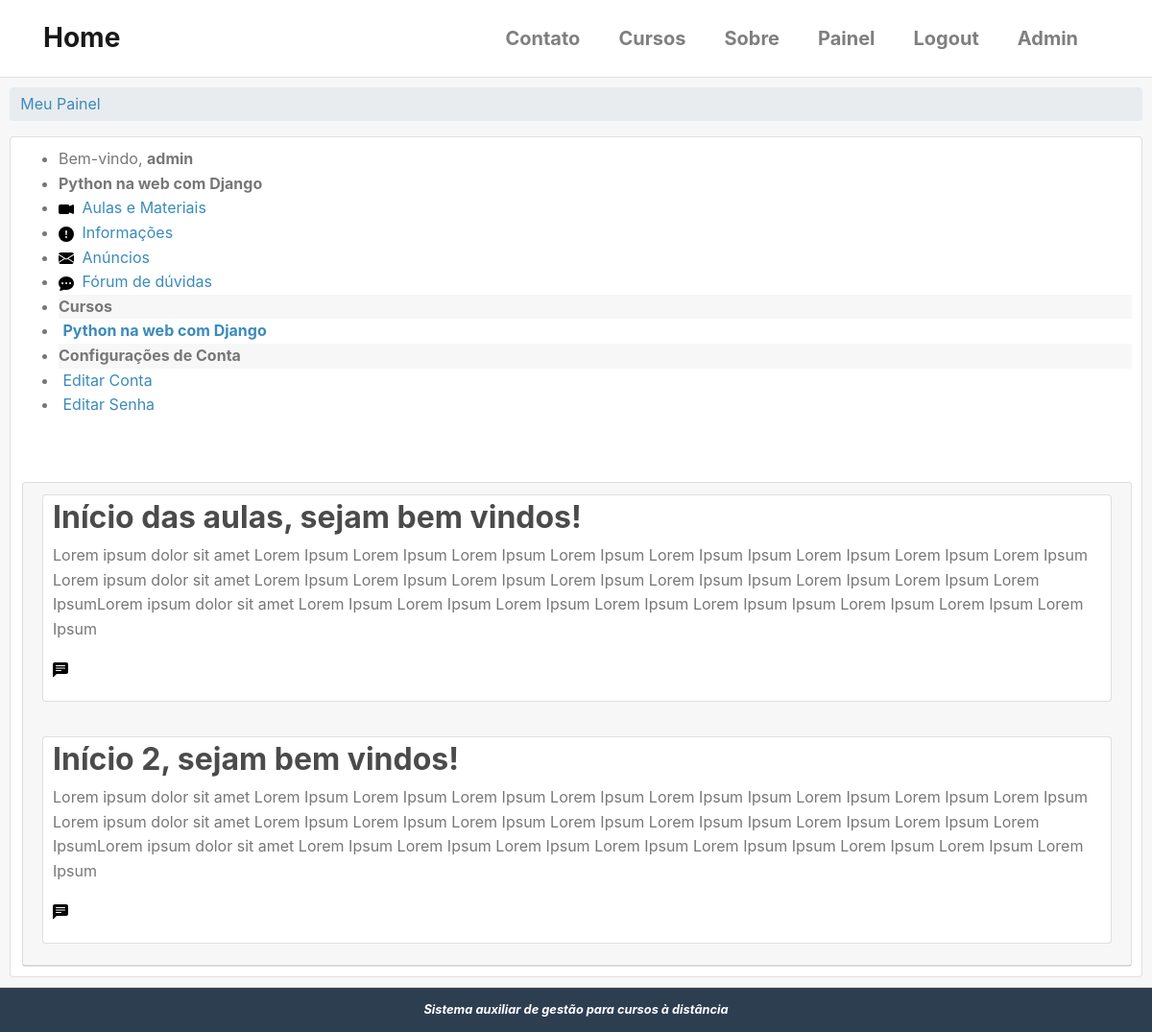
The page /cursos/python-na-web-com-django/anuncios/ (signed in) on the database as committed earlier.
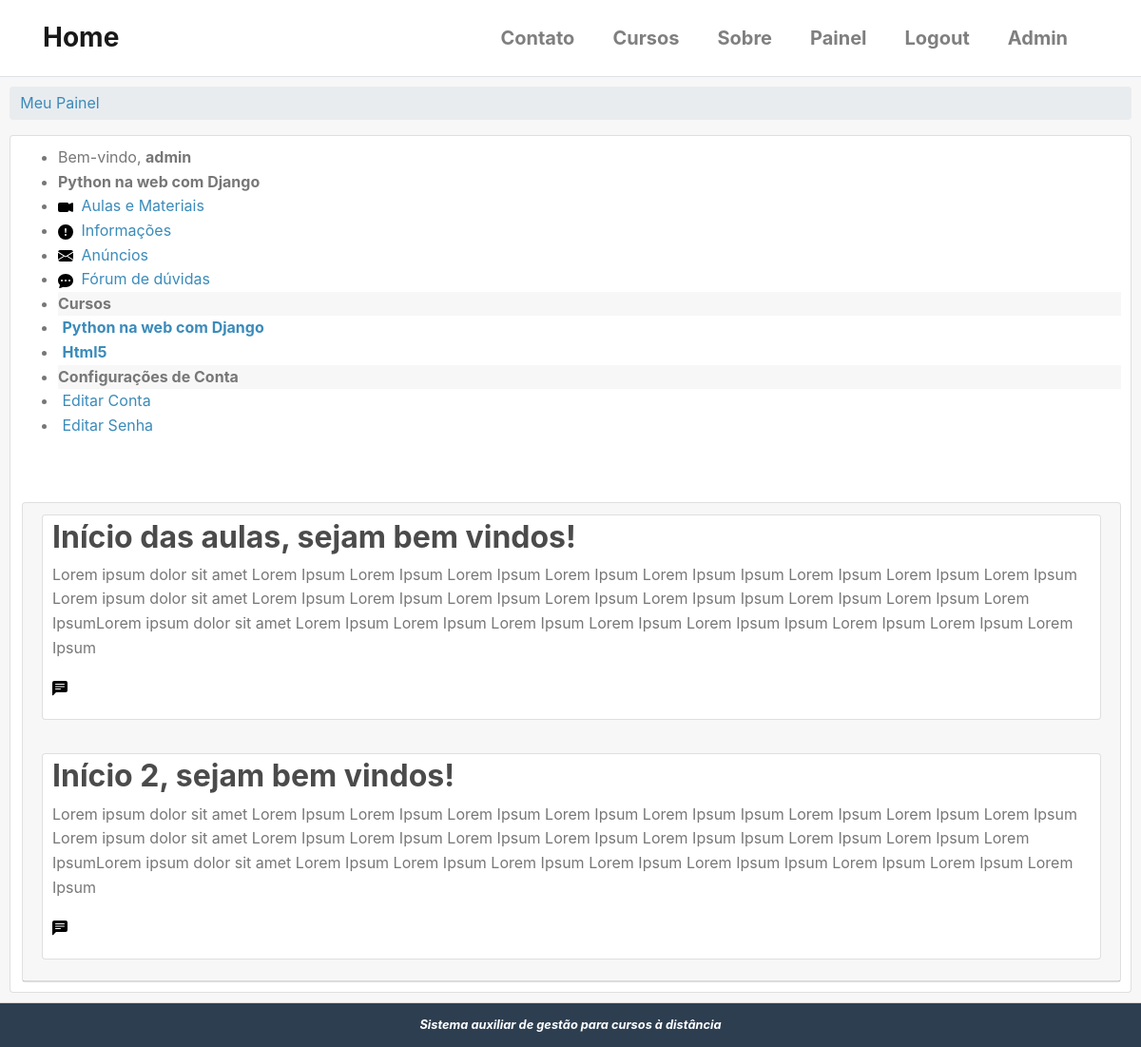
The same page on the database as committed later.
### cursos/models.py (models this page shows, shortened)
class Enrollment(models.Model):
    STATUS_CHOICES = (
        (0, 'Pendente'),
        (1, 'Aprovado'),
        (2, 'Cancelado'),
        (3, 'Recusado'),
    )
    usuario = models.ForeignKey(
        settings.AUTH_USER_MODEL, verbose_name='Usuário',
        related_name='enrollments', on_delete=models.DO_NOTHING
    )
    curso = models.ForeignKey(
        Cursos, verbose_name='Curso',
        related_name='enrollments', on_delete=models.DO_NOTHING
    )
    status = models.ImageField('Situação',
        choices=STATUS_CHOICES, default=0, blank=True
    )
    created_at = models.DateTimeField('Criado em', auto_now_add = True)
    updated_at = models.DateTimeField('Atualizado em ', auto_now_add = True)
    class Meta:
        verbose_name = 'Inscrição'
        verbose_name_plural = 'Inscrições'
        """
        unique_together/unicidade - combina a unicidade entre cursos e usuário,
        ou seja, cada usuário se increve apenas uma vez para cada curso.
        """
        unique_together = (('usuario', 'curso'),)

class Cursos(models.Model):
    nome = models.CharField('Nome', max_length = 100)
    slug = models.SlugField('Atalho')
    descricao = models.TextField('Descrição Simples', blank = True)
    sobre = models.TextField('Sobre o Curso', blank = True)
    start_date = models.DateField(
        'Data de início', null = True, blank = True,
        )
    imagem = models.ImageField(
        upload_to = 'cursos/imagens', verbose_name = 'Imagem',
        null = True, blank = True
        )
    created_at = models.DateTimeField('Criado em', auto_now_add = True)
    updated_at = models.DateTimeField('Atualizado em ', auto_now_add = True)
    objects = CursosManager()
    def __str__(self):
        return self.nome
    class Meta:
        verbose_name = 'Curso'
        verbose_name_plural = 'Cursos'
        ordering = ['nome'] # ['-name'] ordem decrescente

### cursos/views.py (the view, shortened to what this page needs)
# urls.py: path('<slug:slug>/anuncios/', views.anuncios, name = 'anuncios'),
@login_required
def anuncios(request, slug):
    curso = get_object_or_404(Cursos, slug=slug)
    template_name = 'cursos/anuncios.html'
    context = {
        'curso': curso
    }
    return render(request, template_name, context)

### accounts/models.py (called while the page is built)
    def __str__(self):
        return self.name or self.username

### cursos/templatetags/cursos_tags.py (called while the page is built)
@register.simple_tag
def listar_meus_cursos(user):
    return Enrollment.objects.filter(usuario=user)

### cursos/templates/cursos/anuncios.html
{% extends "accounts/dashboard.html" %}
{% load static %}
{% block menu_options %}
<li class="pure-menu-heading">
    <strong>{{ curso }}</strong>
    <li>
        <a href="#">
            <img src="{% static 'icons/camera-video-fill.svg' %}" alt="" style="margin-right: 4px;">
            Aulas e Materiais
        </a>
    </li>
    <li>
        <a href="#">
            <img src="{% static 'icons/exclamation-circle-fill.svg' %}" alt="" style="margin-right: 4px;">
            Informações
        </a>
    </li>
    <li>
        <a href="#">
            <img src="{% static 'icons/envelope-fill.svg' %}" alt="" style="margin-right: 4px;">
            Anúncios
        </a>
    </li>
    <li>
        <a href="#">
            <img src="{% static 'icons/chat-dots-fill.svg' %}" alt="" style="margin-right: 4px;">
            Fórum de dúvidas
        </a>
    </li>
</li>
{{ block.super }}
{% endblock menu_options %}
{% block dashboard_content %}
<div class="container" style="padding: 0px;">
    <div class="card" style="padding: 4px 4px 4px 10px; margin-bottom: 10px;">
        <h2>Início das aulas, sejam bem vindos!</h2>
        <p>Lorem ipsum dolor sit amet Lorem Ipsum Lorem Ipsum Lorem Ipsum Lorem Ipsum Lorem Ipsum Ipsum Lorem Ipsum Lorem Ipsum Lorem Ipsum Lorem ipsum dolor sit amet Lorem Ipsum Lorem Ipsum Lorem Ipsum Lorem Ipsum Lorem Ipsum Ipsum Lorem Ipsum Lorem Ipsum Lorem IpsumLorem ipsum dolor sit amet Lorem Ipsum Lorem Ipsum Lorem Ipsum Lorem Ipsum Lorem Ipsum Ipsum Lorem Ipsum Lorem Ipsum Lorem Ipsum
        </p>
        <p><a href="#coments"></a>
            <img src="{% static 'icons/chat-left-text-fill.svg' %}">
        </p>
    </div><br>
    <div class="card" style="padding: 4px 4px 4px 10px; margin-bottom: 10px;">
        <h2>Início 2, sejam bem vindos!</h2>
        <p>Lorem ipsum dolor sit amet Lorem Ipsum Lorem Ipsum Lorem Ipsum Lorem Ipsum Lorem Ipsum Ipsum Lorem Ipsum Lorem Ipsum Lorem Ipsum Lorem ipsum dolor sit amet Lorem Ipsum Lorem Ipsum Lorem Ipsum Lorem Ipsum Lorem Ipsum Ipsum Lorem Ipsum Lorem Ipsum Lorem IpsumLorem ipsum dolor sit amet Lorem Ipsum Lorem Ipsum Lorem Ipsum Lorem Ipsum Lorem Ipsum Ipsum Lorem Ipsum Lorem Ipsum Lorem Ipsum
        </p>
        <p><a href="#coments"></a>
            <img src="{% static 'icons/chat-left-text-fill.svg' %}">
        </p>
    </div>
</div>
{% endblock dashboard_content %}

### templates/accounts/dashboard.html (shortened to what this page needs)
{% extends "base.html" %}
{% load static %}
{% load cursos_tags %}
{% block content %}
{% listar_meus_cursos user as enrollments %}
<div class="card-header" style='padding: 10px;'>
    <div class="">
        <ul class="breadcrumb pure-menu-heading">
            {% block breadcrumb %}
            <li><a class="" href="{% url 'accounts:painel' %}">Meu Painel</a></li>
            {% endblock %}
        </ul>
    </div>
    <div class="card" style='margin: auto;padding: 10px;'>
        <div class="pure-g-r content-ribbon">
            <div class="pure-u-1-3">
                <div class="pure-menu pure-menu-open">
                    <ul>
                        <li class="pure-menu-heading">
                            Bem-vindo, <strong>{{ user }}</strong>
                        </li>
                        {% block menu_options %}
                        <li class="font-weight-bold pure-menu-heading" style='margin-top: 0; background-color:rgba(0,0,0,.03);'>Cursos</li>
                        {% for enrollment in enrollments %}
                        <li>
                            <a href="{% url 'cursos:anuncios' enrollment.curso.slug %}">
                                <strong>{{ enrollment.curso }}</strong>
                            </a>
                        </li>
                        {% empty %}
                        <li style='padding: 5px 0 5px 15px;'>Não há inscrições</li>
                        {% endfor %}
                        <li class="font-weight-bold pure-menu-heading" style='margin-top: 0; background-color:rgba(0,0,0,.03);'>Configurações de Conta</li>
                        <li>
                            <a href="{% url 'accounts:editar_usuario' %}">
                                Editar Conta
                            </a>
                        </li>
                        <li>
                            <a href="{% url 'accounts:editar_senha' %}">
                            Editar Senha</a>
                        </li>
                        {% endblock menu_options %}
                    </ul>
                </div><br>
            </div>
            <br>
            <div class="pure-u-2-3">
                <div class="card" style = 'margin-left: 2px;'>
                    <div class="card-header">
                    {% block dashboard_content %}{% endblock %}
                    </div>
                </div>
            </div>
        </div>
    </div>
</div>
{% endblock content %}

Rows that differ between the two databases and show on the page:
added Enrollment: curso "Html5"
